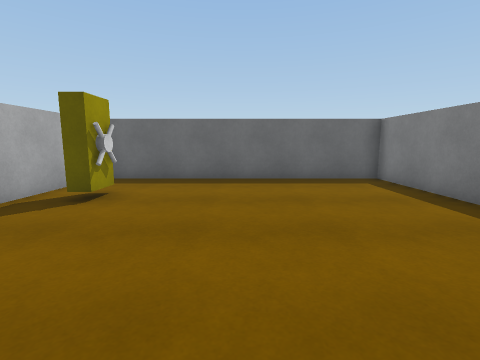
[1] (above)

13 first-person views from a walk through a scene from a Unity 3-D project. The camera is 1.2 m above the floor, tilts 8° down and sees 85° across. The floor is counted in squares, 1 m on a side. Each view is taken from the middle of a square. On the plan, view 1 faces up. The plan holds only what a view shows up to about 12 squares ahead; the rest is blank. The place goes on beyond the plan.

[2]
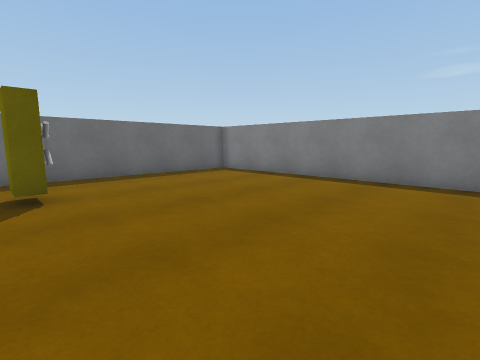

[3]
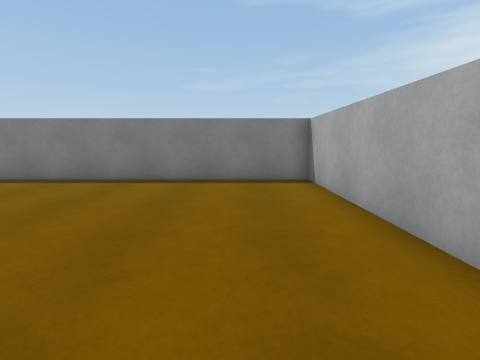

[4]
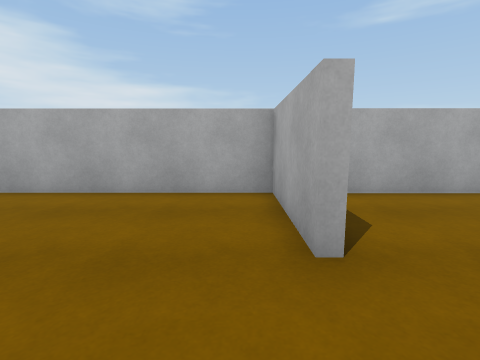

[5]
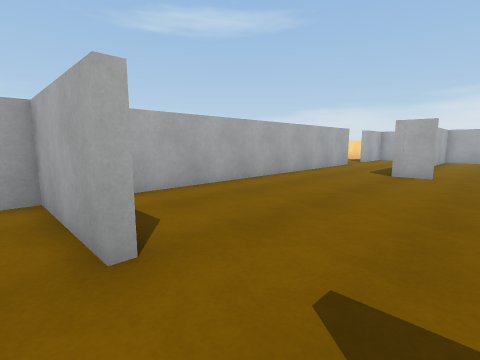

[6]
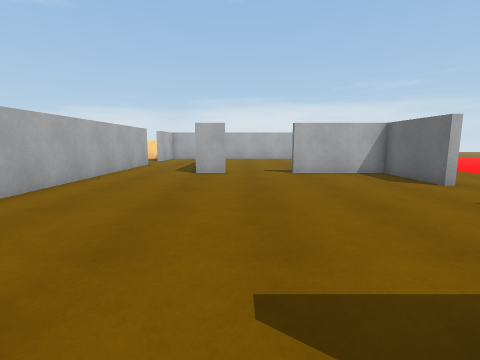

[7]
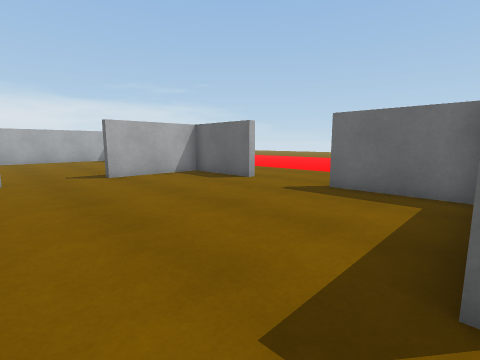

[8]
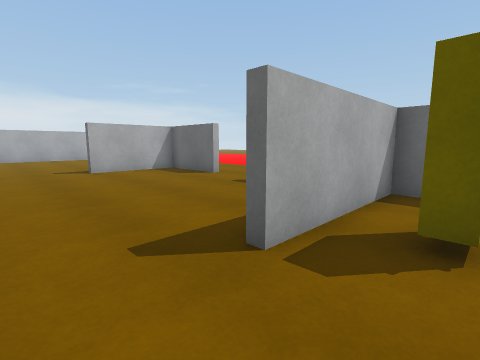

[9]
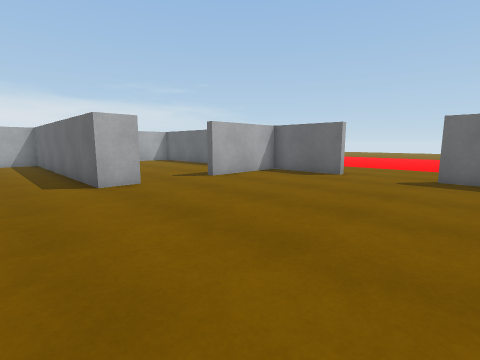

[10]
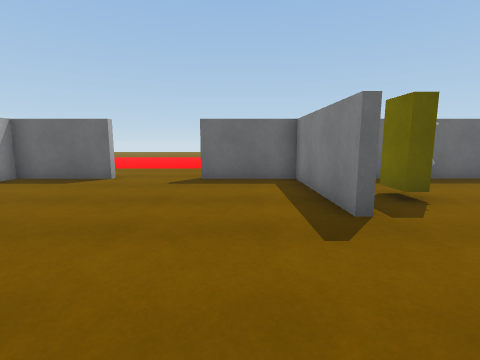

[11]
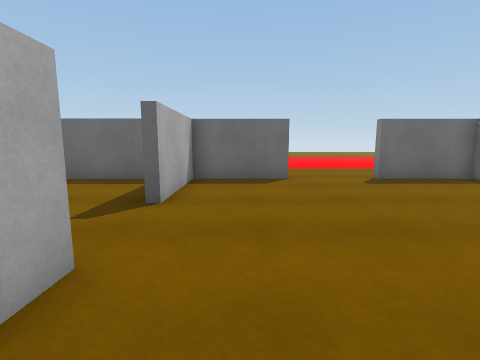

[12]
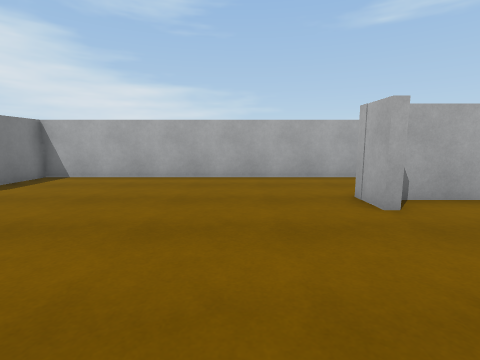

[13]
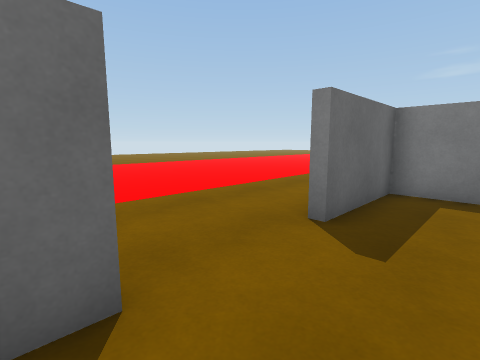

### Floor plan
Points are (right, up) in squares from view 1. A wall is a line through its corners. A room is listed if a view was taken in it or the views show most of it. See-through windows are left out.
Room 1 (views 1, 2, 3, 4, 5, 6, 8)
walls: (-4.8, 1.4) (-4.8, -2.3) (4.7, -2.3) (4.7, 8.8) (-4.8, 8.8) (-4.8, 4.1)
ways out: opening at (-4.7, 3) to room 2
objects: other object (-3, 5) to (-3, 6)
Room 2 (views 7, 9, 10, 11, 12, 13)
walls: (-15, 2.4) (-14.6, 2.4) (-14.6, 1.2) (-16.5, 1.2); (-11.4, 9.2) (-11.4, 8.8) (-14.6, 8.8) (-14.6, 5.2) (-15, 5.2); (-5.1, 4.1) (-5.1, 8.8) (-8.3, 8.8) (-8.3, 9.2); (-16.5, 1.4) (-15.4, 1.4); (-16.1, -2.3) (-5.1, -2.3) (-5.1, -0.5)
ways out: opening at (-4.7, 3) to room 1; opening at (-10, 10)

Where each view was taken, in squares from view 1:
view 1: 0 up, 0 right, facing up
view 2: 1 down, 4 left, facing up-right
view 3: 0 up, 4 left, facing right
view 4: 4 up, 4 left, facing down
view 5: 4 up, 4 left, facing down-left
view 6: 3 up, 4 left, facing left
view 7: 2 up, 5 left, facing up-left
view 8: 2 up, 3 left, facing up-left
view 9: 1 down, 7 left, facing up-left
view 10: 0 up, 7 left, facing up
view 11: 0 up, 13 left, facing up
view 12: 7 up, 12 left, facing down
view 13: 7 up, 12 left, facing up-right
